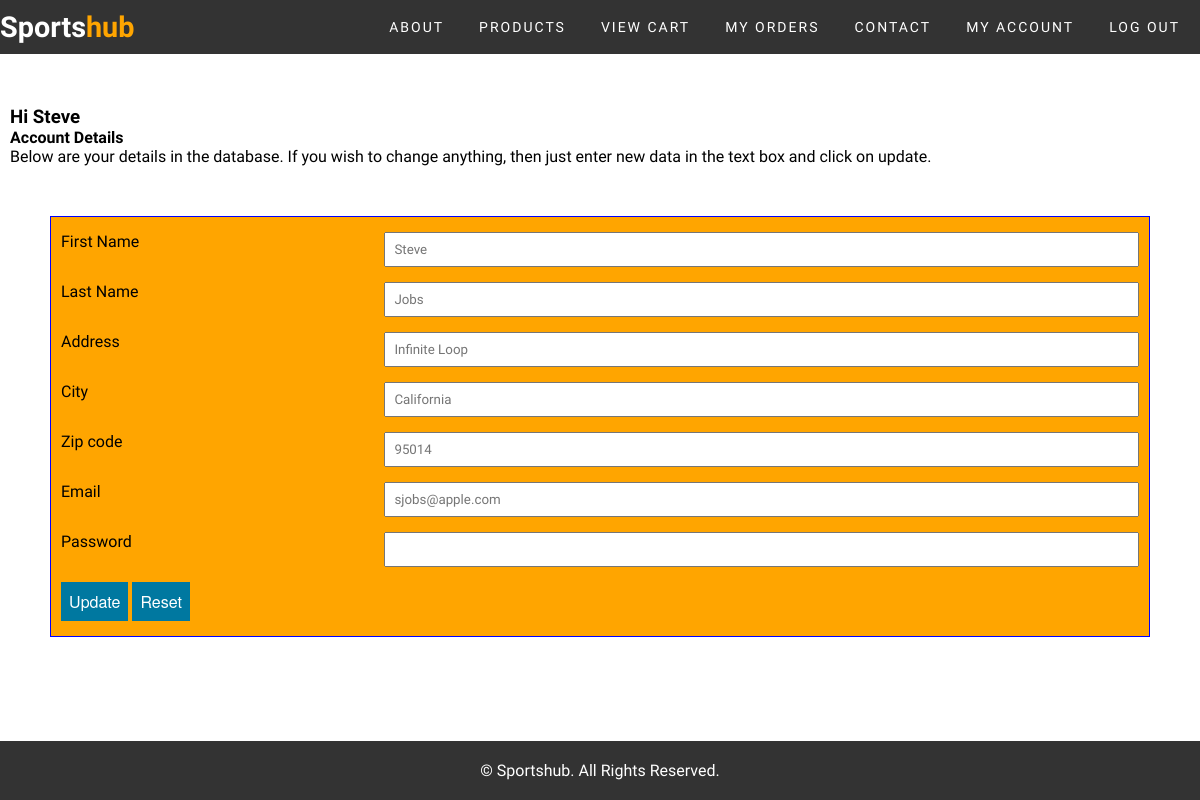
/admin/account.php (signed in), run on the app's committed database.
### tables this page shows
CREATE TABLE IF NOT EXISTS `users` (
  `id` int(11) NOT NULL auto_increment,
  `fname` varchar(255) NOT NULL,
  `lname` varchar(255) NOT NULL,
  `address` varchar(255) NOT NULL,
  `city` varchar(100) NOT NULL,
  `pin` int(6) NOT NULL,
  `email` varchar(255) NOT NULL,
  `password` varchar(15) NOT NULL,
  `type` varchar(20) NOT NULL default 'user',
  PRIMARY KEY  (`id`),
  UNIQUE KEY `email` (`email`)
);

### admin/account.php (the view, shortened to what this page needs)
<?php
include 'config.php';
?>
<!doctype html>
<html class="no-js" lang="en">
  <head>
    <link rel="stylesheet" href="https://cdnjs.cloudflare.com/ajax/libs/font-awesome/6.0.0/css/all.min.css">
    <link rel="stylesheet" href="css/style.css">
</head>
<body>
<nav class="navbar" role="navigation">
    <div class="navbar-container">
        <div class="brand">
            <h1><a href="index.php">Sports<span>hub</span></a></h1>
        </div>
      <div class="menu">
        <ul class="nav-links">
            <li><a href="about.php">About</a></li>
            <li><a href="products.php">Products</a></li>
            <li><a href="cart.php">View Cart</a></li>
            <li><a href="orders.php">My Orders</a></li>
            <li><a href="contact.php">Contact</a></li>
            <?php
            if(isset($_SESSION['username'])){
                echo '<li><a href="account.php">My Account</a></li>';
                echo '<li><a href="logout.php">Log Out</a></li>';
            }
            else{
                echo '<li><a href="login.php">Log In</a></li>';
                echo '<li><a href="register.php">Register</a></li>';
            }
            ?>
        </ul>
      </div>
    </div>
</nav>
<br><br><br><br>
<section class="user-account">
    <div class="container">
        <div class="row">
            <div class="col-12">
                <p><?php echo '<h3>Hi ' . $_SESSION['fname'] . '</h3>'; ?></p>
                <p><h4>Account Details</h4></p>
                <p>Below are your details in the database. If you wish to change anything, then just enter new data in the text box and click on update.</p>
            </div>
        </div>
<form id="myForm" method="POST" action="update.php" class="account-form">
<div class="row">
<div class="col-12">
<?php
$result = $mysqli->query('SELECT * FROM users WHERE id=' . $_SESSION['id']);
if ($result) {
$obj = $result->fetch_object();
echo '<div class="form-row">';
echo '<label for="fname" class="right inline">First Name</label>';
echo '<input type="text" id="fname" placeholder="' . $obj->fname . '" name="fname">';
echo '</div>';
echo '<div class="form-row">';
echo '<label for="lname" class="right inline">Last Name</label>';
echo '<input type="text" id="lname" placeholder="' . $obj->lname . '" name="lname">';
echo '</div>';
echo '<div class="form-row">';
echo '<label for="address" class="right inline">Address</label>';
echo '<input type="text" id="address" placeholder="' . $obj->address . '" name="address">';
echo '</div>';
echo '<div class="form-row">';
echo '<label for="city" class="right inline">City</label>';
echo '<input type="text" id="city" placeholder="' . $obj->city . '" name="city">';
echo '</div>';
echo '<div class="form-row">';
echo '<label for="pin" class="right inline">Zip code</label>';
echo '<input type="text" id="pin" placeholder="' . $obj->pin . '" name="pin">';
echo '</div>';
echo '<div class="form-row">';
echo '<label for="email" class="right inline">Email</label>';
echo '<input type="email" id="email" placeholder="' . $obj->email . '" name="email">';
echo '</div>';
echo '<div class="form-row">';
echo '<label for="pwd" class="right inline">Password</label>';
echo '<input type="password" id="pwd" name="pwd">';
echo '</div>';
}
?>
<div class="form-row">
<div class="col-8">
<input type="submit" id="myButton" value="Update" class="form-btn">
<input type="reset" value="Reset" class="form-btn">
</div>
</div>
</div>
</div>
</form>
</div>
</section>
<footer>
    <p>&copy; Sportshub. All Rights Reserved.</p>
</footer>
  </body>
</html>

### admin/css/style.css (style rules this page uses)
* { margin: 0; padding: 0; font-family: 'Ubuntu', sans-serif; text-decoration: none; box-sizing: border-box; list-style: none; }
body { margin: 0; padding: 0; }
.navbar { background-color: #333; color: #fff; padding: 10px 0; position: fixed; width: 100%; z-index: 5; }
.navbar-container { display: flex; justify-content: space-between; align-items: center; width: 100%; height: 100%; }
.brand a { color: #fff; text-decoration: none; font-size: 1.2em; }
.navbar .brand a span { color: orange; }
.navbar .menu ul li a { width: 100%; margin-right: 10px; display: block; text-align: left; padding: 5px; border-radius: 25px; color: #fff; text-transform: uppercase; font-size: 14px; letter-spacing: 2px; transition: all 0.2s ease; }
.navbar .menu ul li:last-child a { margin-right: 0; }
.nav-links { list-style: none; display: flex; width: 100%; flex-direction: row; }
.menu .nav-links li { margin-right: 15px; }
.menu .nav-links a { color: #fff; text-decoration: none; }
footer { background-color: #333; color: #fff; padding: 20px 0; text-align: center; bottom: 0; width: 100%; position: fixed; }
.container { max-width: 1200px; margin: 0 auto; }
.row { display: flex; flex-wrap: wrap; justify-content: space-between; }
a { color: #3498db; text-decoration: none; }
.user-account { margin-top: 30px; }
.col-12 { flex: 1; margin: 0 10px; }
.account-form { margin-top: 30px; border: 1px solid blue; margin: 50px; background: orange; }
.form-row { display: flex; margin-bottom: 15px; margin-top: 15px; }
.form-row label { flex: 0 0 30%; padding-right: 10px; text-align: left; }
.form-row input { flex: 1; padding: 8px; box-sizing: border-box; }
.form-btn { background: #0078A0; border: none; color: #fff; font-family: 'Helvetica Neue', sans-serif; font-size: 1em; padding: 15px; cursor: pointer; }

### data on the page
users: fname "Steve", lname "Jobs", address "Infinite Loop", city "California", pin "95014", email "sjobs@apple.com"

### other printed values
$_SESSION['fname'] "Steve"
